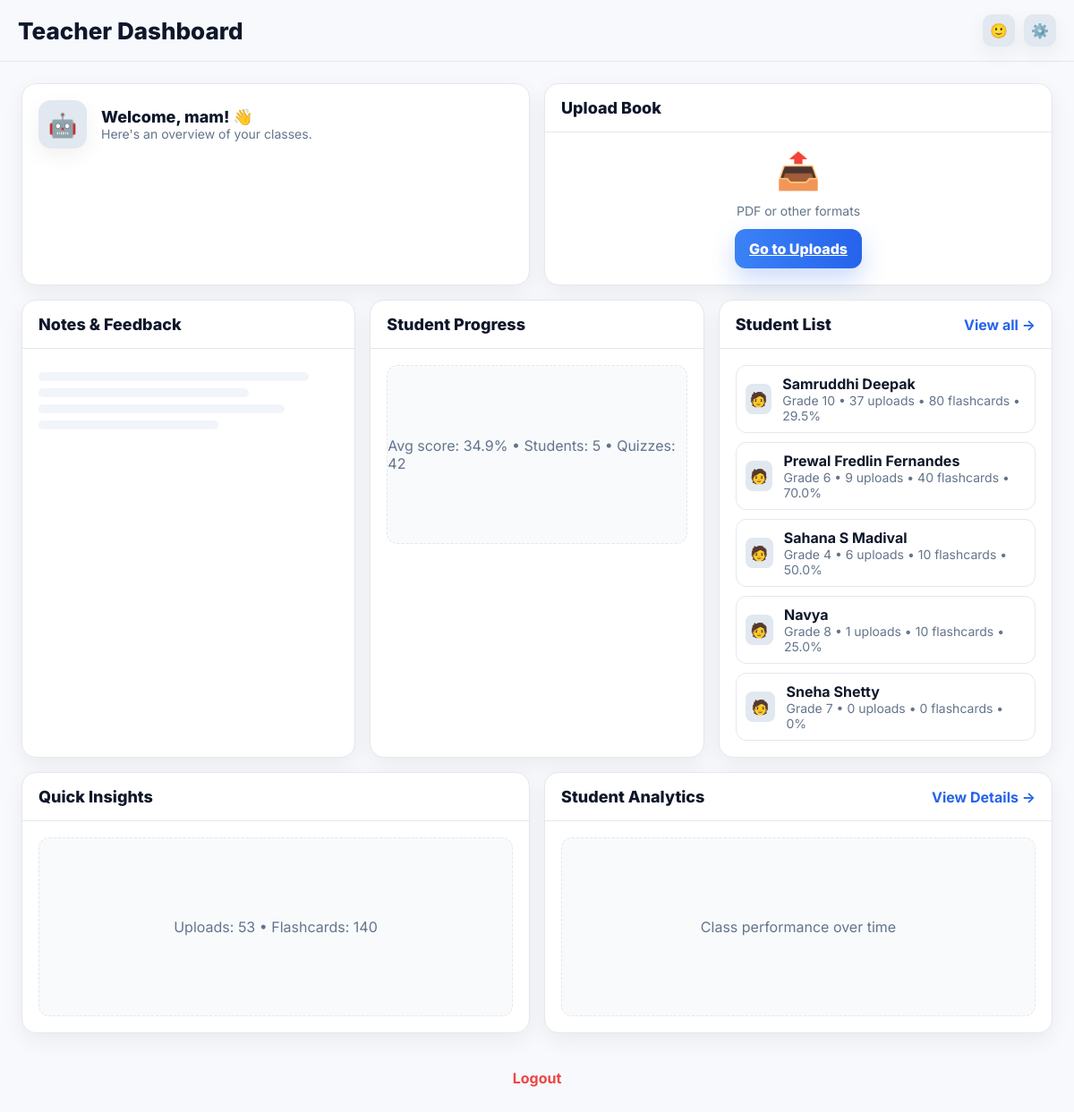
/dashboard/teacher (signed in), run on the app's committed database.
### tables this page shows
CREATE TABLE students (
        id INTEGER PRIMARY KEY AUTOINCREMENT,
        name TEXT NOT NULL,
        age INTEGER,
        grade TEXT,
        accessibility TEXT,
        email TEXT,
        phone TEXT,
        password_hash TEXT,
        created_at TEXT
    );

### app.py (the view)
@app.route("/dashboard/teacher")
@login_required(role="teacher")
def teacher_dashboard():
    user = session.get("user")
    conn = get_db()
    cur = conn.cursor()
    cur.execute("SELECT * FROM students ORDER BY datetime(created_at) DESC")
    students = cur.fetchall()
    recent_students = []
    total_uploads = 0
    total_flashcards = 0
    total_quizzes = 0
    total_scores = 0
    for student in students:
        sid = student["id"]
        cur.execute("SELECT COUNT(*) FROM uploads WHERE student_id = ?", (sid,))
        uploads_count = cur.fetchone()[0]
        total_uploads += uploads_count
        cur.execute("SELECT COALESCE(SUM(num_flashcards), 0) FROM flashcards WHERE student_id = ?", (sid,))
        fc_sum = cur.fetchone()[0] or 0
        total_flashcards += fc_sum
        cur.execute("SELECT score, total FROM quiz_attempts WHERE student_id = ?", (sid,))
        quizzes = cur.fetchall()
        q_count = len(quizzes)
        total_quizzes += q_count
        if q_count:
            total_scores += sum(q["score"] for q in quizzes) / sum(q["total"] for q in quizzes) if sum(q["total"] for q in quizzes) else 0
        avg_score_pct = 0
        if q_count and sum(q["total"] for q in quizzes):
            avg_score_pct = round((sum(q["score"] for q in quizzes) / sum(q["total"] for q in quizzes)) * 100, 1)
        activity_score = uploads_count + fc_sum + q_count
        recent_students.append({
            "id": sid,
            "name": student["name"],
            "grade": student["grade"] or "-",
            "uploads": uploads_count,
            "flashcards": fc_sum,
            "avg_score_pct": avg_score_pct,
            "activity": activity_score,
        })
    recent_students.sort(key=lambda s: s["activity"], reverse=True)
    recent_students = recent_students[:6]
    num_students = len(students)
    class_avg_pct = 0
    if num_students and total_quizzes:
        class_avg_pct = round((total_scores / num_students) * 100, 1)
    conn.close()
    return render_template(
        "teacher_dashboard.html",
        name=user.get("name"),
        recent_students=recent_students,
        num_students=num_students,
        total_uploads=total_uploads,
        total_flashcards=total_flashcards,
        total_quizzes=total_quizzes,
        class_avg_pct=class_avg_pct,
    )

### app.py (called while the page is built)
def get_db():
    conn = sqlite3.connect(DB)
    conn.row_factory = sqlite3.Row
    return conn

def login_required(role=None):
    def decorator(f):
        @wraps(f)
        def wrapped(*args, **kwargs):
            user = session.get("user")
            if not user:
                flash("Please log in first.")
                return redirect(url_for("index"))
            if role and user.get("role") != role:
                flash(f"Access restricted to {role}s only.")
                return redirect(url_for("index"))
            return f(*args, **kwargs)
        return wrapped
    return decorator

### templates/teacher_dashboard.html (shortened to what this page needs)
<!doctype html>
<html lang="en">
<head>
</head>
<body>
  <header class="header">
    <div class="header-inner">
      <h1 class="title">Teacher Dashboard</h1>
      <div class="icons">
        <div class="icon">🙂</div>
        <div class="icon">⚙️</div>
      </div>
    </div>
  </header>
  <main class="container">
    <div class="grid">
      <section class="card span-6">
        <div class="card-body welcome">
          <div class="avatar"></div>
          <div>
            <h2 class="card-title" style="margin:0">Welcome, {{ name }}! 👋</h2>
            <p class="card-sub">Here's an overview of your classes.</p>
          </div>
        </div>
      </section>
      <section class="card span-6">
        <div class="card-header">
          <h3 class="card-title">Upload Book</h3>
        </div>
        <div class="card-body upload-box">
          <div class="upload-icon">📤</div>
          <p class="card-sub" style="margin:4px 0 12px 0">PDF or other formats</p>
          <a class="btn btn-primary" href="{{ url_for('upload_books') }}">Go to Uploads</a>
        </div>
      </section>
      <section class="card span-4">
        <div class="card-header">
          <h3 class="card-title">Notes & Feedback</h3>
        </div>
        <div class="card-body">
          <div class="line" style="width:90%"></div>
          <div class="line" style="width:70%"></div>
          <div class="line" style="width:82%"></div>
          <div class="line" style="width:60%"></div>
        </div>
      </section>
      <section class="card span-4">
        <div class="card-header">
          <h3 class="card-title">Student Progress</h3>
        </div>
        <div class="card-body">
          <div class="chart">Avg score: {{ class_avg_pct or 0 }}% • Students: {{ num_students or 0 }} • Quizzes: {{ total_quizzes or 0 }}</div>
        </div>
      </section>
      <section class="card span-4">
        <div class="card-header">
          <h3 class="card-title">Student List</h3>
          <a href="{{ url_for('student_progress') }}" style="text-decoration:none;color:var(--primary);font-weight:700">View all →</a>
        </div>
        <div class="card-body list">
          {% if recent_students %}
            {% for s in recent_students %}
              <a href="{{ url_for('student_progress') }}?student_id={{ s.id }}" style="text-decoration:none;color:inherit">
                <div class="row"><div class="avatar-sm">🧑</div><div><strong>{{ s.name }}</strong><div class="card-sub">Grade {{ s.grade }} • {{ s.uploads }} uploads • {{ s.flashcards }} flashcards • {{ s.avg_score_pct }}%</div></div></div>
              </a>
            {% endfor %}
          {% else %}
            <div class="card-sub">No students yet.</div>
          {% endif %}
        </div>
      </section>
      <section class="card span-6">
        <div class="card-header">
          <h3 class="card-title">Quick Insights</h3>
        </div>
        <div class="card-body">
          <div class="chart">Uploads: {{ total_uploads or 0 }} • Flashcards: {{ total_flashcards or 0 }}</div>
        </div>
      </section>
      <section class="card span-6">
        <div class="card-header">
          <h3 class="card-title">Student Analytics</h3>
          <a href="{{ url_for('student_progress') }}" style="text-decoration:none;color:var(--primary);font-weight:700">View Details →</a>
        </div>
        <div class="card-body">
          <div class="chart">Class performance over time</div>
        </div>
      </section>
      <div class="span-12 footer">
        <a class="logout" href="{{ url_for('logout') }}">Logout</a>
      </div>
    </div>
  </main>
</body>
</html>

### templates/teacher_dashboard.html (style rules this page uses)
:root { --bg:#f7f9fc; --card:#ffffff; --text:#0f172a; --muted:#64748b; --border:#e5e7eb; --primary:#2563eb; --shadow:0 16px 40px rgba(2,6,23,0.08); --shadow-soft:0 8px 24px rgba(2,6,23,0.06); --danger:#ef4444; }
* { box-sizing:border-box }
html,body { height:100% }
body { margin:0;font-family:'Inter',system-ui,-apple-system,Segoe UI,Roboto,Arial,sans-serif;background:var(--bg);color:var(--text) }
.header { position:sticky;top:0;background:rgba(247,249,252,0.8);backdrop-filter:blur(8px);border-bottom:1px solid var(--border);z-index:10 }
.header-inner { max-width:1200px;margin:0 auto;padding:16px 20px;display:flex;align-items:center;justify-content:space-between }
.title { margin:0;font-size:26px;font-weight:800 }
.icons { display:flex;gap:10px }
.icon { width:36px;height:36px;border-radius:10px;background:#e2e8f0;display:flex;align-items:center;justify-content:center;box-shadow:var(--shadow-soft) }
.container { max-width:1200px;margin:0 auto;padding:24px }
.grid { display:grid;grid-template-columns:repeat(12,1fr);gap:16px }
.card { background:var(--card);border:1px solid var(--border);border-radius:16px;box-shadow:var(--shadow-soft) }
.card-header { padding:16px 18px;border-bottom:1px solid var(--border);display:flex;align-items:center;justify-content:space-between }
.card-title { margin:0;font-weight:800;font-size:18px }
.card-sub { margin:0;color:var(--muted);font-size:14px }
.card-body { padding:18px }
.span-6 { grid-column:span 6 }
.span-4 { grid-column:span 4 }
.span-12 { grid-column:span 12 }
.welcome { display:flex;align-items:center;gap:16px }
.avatar { width:54px;height:54px;border-radius:14px;background:#e2e8f0;display:flex;align-items:center;justify-content:center;box-shadow:var(--shadow-soft) }
.avatar::before { content:'🤖';font-size:26px }
.upload-box { display:grid;place-items:center;text-align:center;padding:18px }
.upload-icon { font-size:40px;margin-bottom:8px }
.btn { appearance:none;border:none;border-radius:12px;padding:12px 16px;font-weight:800;cursor:pointer }
.btn-primary { background:linear-gradient(90deg,#3b82f6,#2563eb);color:#fff;box-shadow:0 12px 28px rgba(37,99,235,0.24) }
.line { height:10px;background:#f1f5f9;border-radius:8px;margin:8px 0 }
.chart { height:200px;display:flex;align-items:center;justify-content:center;color:var(--muted);border:1px dashed #e5e7eb;border-radius:12px;background:#f8fafc }
.list { display:grid;gap:10px }
.row { display:flex;align-items:center;gap:12px;padding:10px;border:1px solid var(--border);border-radius:12px;background:#fff }
.avatar-sm { width:34px;height:34px;border-radius:8px;background:#e2e8f0;display:flex;align-items:center;justify-content:center }
.footer { padding:24px 20px;text-align:center }
.logout { color:var(--danger);text-decoration:none;font-weight:700 }

### data on the page
students: name "Samruddhi Deepak", grade "10", uploads "37", flashcards "80", avg_score_pct "29.5"
students: name "Prewal Fredlin Fernandes", grade "6", uploads "9", flashcards "40", avg_score_pct "70.0"
students: name "Sahana S Madival", grade "4", uploads "6", flashcards "10", avg_score_pct "50.0"
students: name "Navya", grade "8", uploads "1", flashcards "10", avg_score_pct "25.0"
students: name "Sneha Shetty", grade "7", uploads "0", flashcards "0", avg_score_pct "0"

### other printed values
{{ name }} "mam"
{{ class_avg_pct or 0 }} "34.9"
{{ num_students or 0 }} "5"
{{ total_quizzes or 0 }} "42"
{{ total_uploads or 0 }} "53"
{{ total_flashcards or 0 }} "140"
